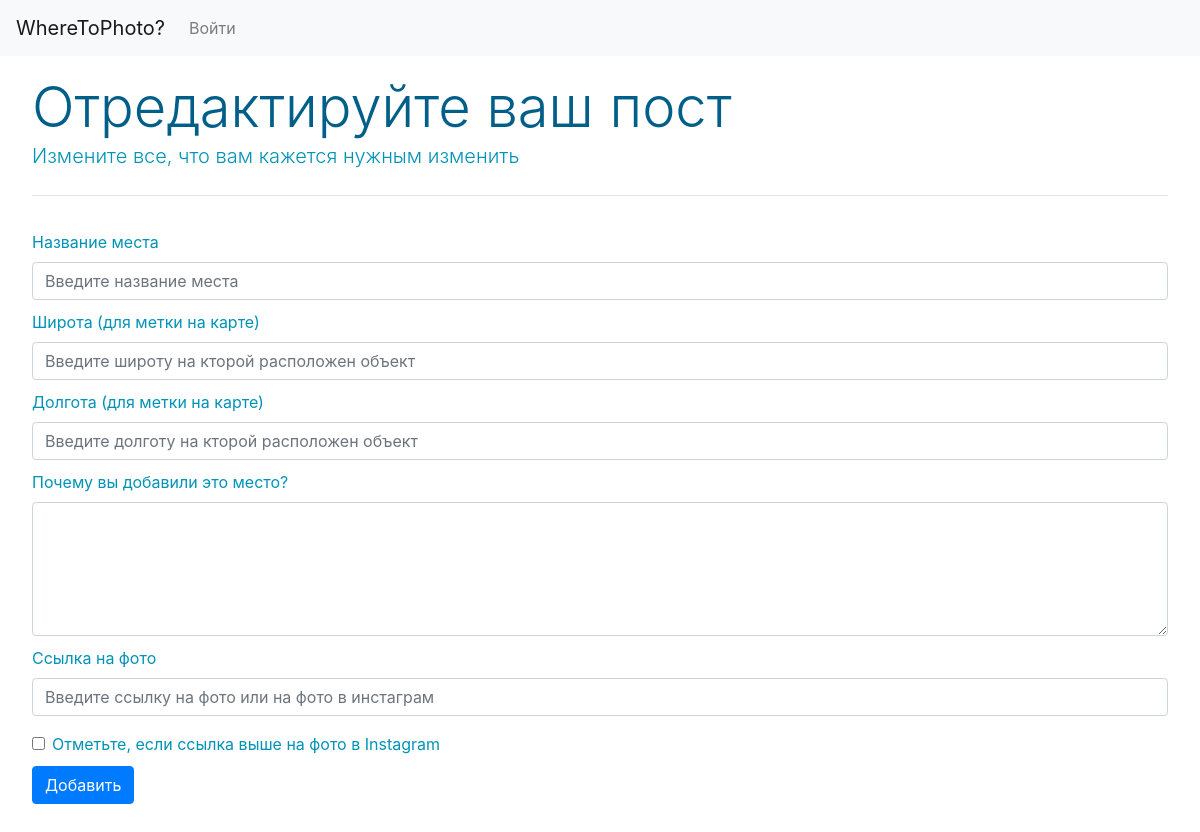
Before: /edit/37.470188755.822591 with the older database file.
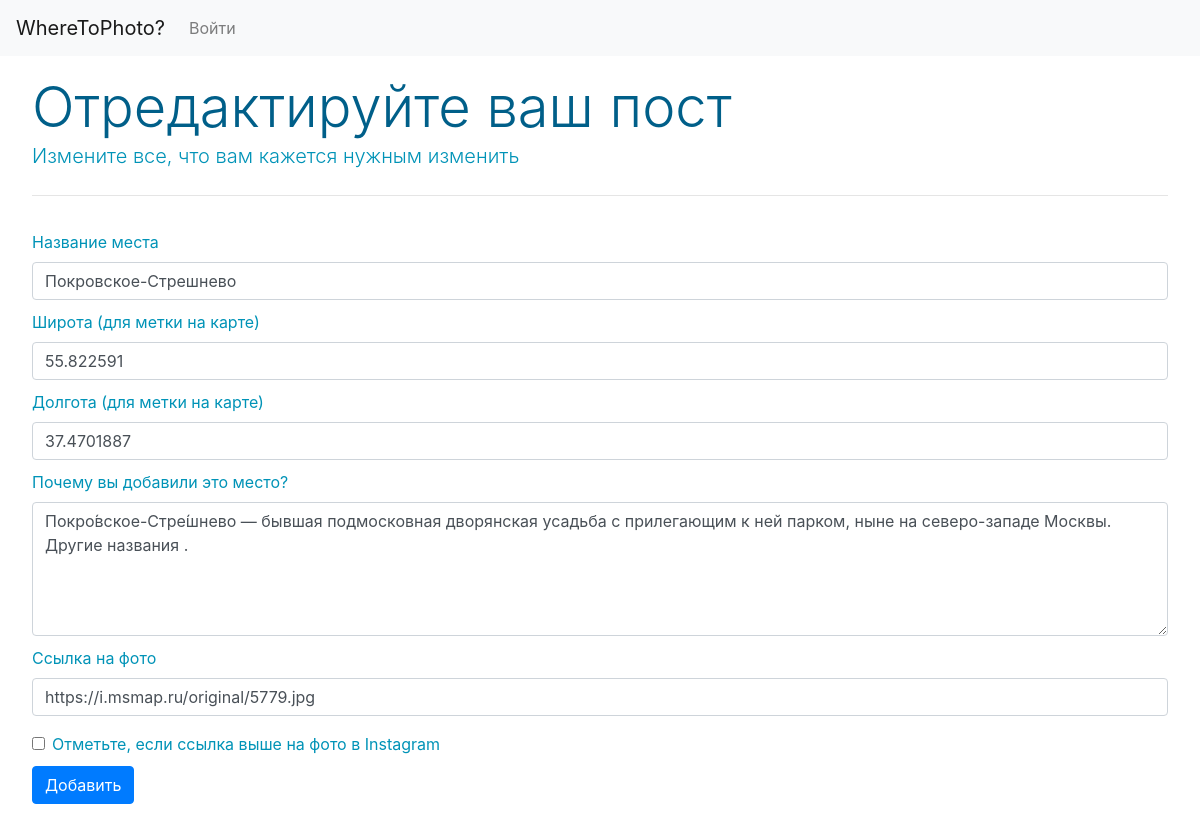
After: the same page with the newer database file.
### db_users.py (models this page shows)
class Article(Base):
    __tablename__='article'
    ID = Column(Integer, primary_key=True,autoincrement=True)
    subject = Column(String(), nullable=False)
    latitude = Column(String(), nullable=False)
    longitude = Column(String(), nullable=False)
    added_by = Column(String(), nullable=False)
    pic_url = Column(String(), nullable=False)
    description  = Column(String(), nullable=False)
    url = Column(String(), nullable=False)
    created_at = Column(Date, default=datetime.datetime.now())
    likes =  Column(Integer, nullable = False)

### app.py (the view, shortened to what this page needs)
@app.route("/edit/<path:url>",methods = ['GET','POST'])
def edit(url):
    t = get_article(url)
    if request.method == "GET":
        return render("edit.html", visibility_ok = "collapse", visibility_danger = "collapse",t = t)

### app.py (called while the page is built)
def render_str(template,**params):
   t = jinja_env.get_template(template)
   return t.render(params)

def render(template, **kw):
   return render_str(template, **kw)

### db_process.py (called while the page is built)
def init_db(db_name = 'sqlite:///users.db'):
	engine = create_engine(db_name,connect_args={'check_same_thread': False})
	Base.metadata.bind = engine
	DBSession = sessionmaker(bind=engine, autoflush = True)
	session = DBSession()
	return session

def get_article(url):
	session = init_db()
	art = session.query(Article.subject, Article.latitude,
		Article.longitude, Article.added_by, Article.pic_url,
		Article.description,Article.created_at).filter(Article.url == url).order_by(Article.ID)
	return art.one_or_none()

### templates/edit.html (shortened to what this page needs)
<!DOCTYPE html>
<html>
<head>
	{% include "cssjs.html"%}
</head>
<body>
{% include "navbar.html" %}
<div class="jumbotron">
  <h1 class="display-4">Отредактируйте ваш пост</h1>
  <p class="lead" >Измените все, что вам кажется нужным изменить</p>
  <hr class="my-4">
  <form method="POST">
  	<div class="form-group">
    <label for="subject">Название места</label>
    <input class="form-control" type="text" placeholder="Введите название места" id="login" name="subject" value="{{t[0]}}" >
    <label for="latitude">Широта (для метки на карте)</label>
    <input class="form-control" type="text" placeholder="Введите широту на кторой расположен объект" id="login" name="latitude" value="{{t[1]}}">
    <label for="longitude">Долгота (для метки на карте)</label>
    <input class="form-control" type="text" placeholder="Введите долготу на кторой расположен объект" id="login" name="longitude" value="{{t[2]}}">
    <label for="details">Почему вы добавили это место?</label>
    <textarea class="form-control" id="exampleFormControlTextarea1" rows="5" name="details">{{t[5]}}</textarea>
    <label for="longitude">Ссылка на фото</label>
    <input class="form-control" type="text" placeholder="Введите ссылку на фото или на фото в инстаграм" id="login" name="pic_url" value="{{t[4]}}">
  </div>
  <div class="form-check">
    <input class="form-check-input" type="checkbox" id="instaCheck" name="instaCheck">
    <label class="form-check-label" for="instaCheck">
    Отметьте, если ссылка выше на фото в Instagram
    </label>
  </div>
  <button type="submit" class="btn btn-primary" >Добавить</button>
</form>
</div>
</body>
</html>

### templates/cssjs.html (shortened to what this page needs)
<link rel="stylesheet" href="https://maxcdn.bootstrapcdn.com/bootstrap/4.0.0/css/bootstrap.min.css">

### templates/navbar.html (shortened to what this page needs)
{% block content %}
<nav class="navbar fixed-top navbar-expand-lg navbar-light bg-light">
  <a class="navbar-brand" href="/">WhereToPhoto?</a>
  <div class="collapse navbar-collapse" id="navbarNavDropdown">
    <ul class="navbar-nav">
      {% if visibility == "visible" %}
      <li class="nav-item">
        <form method="post">
        <button type="submit" class="btn btn-outline-light" style="padding:0px;" name="logout"><a class="nav-link" role="button" >Выйти</a></button>
      </form>
      </li>
      <li class="nav-item">
        <button type="button" class="btn btn-outline-light" style="padding:0px;"><a class="nav-link" href="/addnew">Добавить место</a></button>
      </li>
      {% else %}
      <li class="nav-item ">
        <a class="nav-link" href="#exampleModal" data-toggle="modal" data-target="#exampleModal">Войти <span class="sr-only">(current)</span></a>
      </li>
      {% endif %}
    </ul>
  </div>
</nav>
{% endblock %}

### templates/cssjs.html (style rules this page uses)
.jumbotron { background-color: #ffff; padding-left: auto; padding-right: auto; overflow: auto; min-width: 326px; margin-top:10px; //margin-right: 5%; border-radius: 10px; }
.display-4 { word-wrap: break-word; height: auto; margin: auto; margin-top: 0px; }
a:link { text-decoration: none; }

### templates/edit.html (style rules this page uses)
h1 { color:#005f89; }
.lead { color:#0093b7; }
.jumbotron { background-color:#fff; }
label { color:#0093b7; margin-top: 10px; }
.form-check-label { margin-top: 0; margin-bottom: 10px; }

Changed rows visible on the page:
added Article: subject "Покровское-Стрешнево", latitude "55.822591", longitude "37.4701887", details "Покро́вское-Стре́шнево — бывшая подмосковная дворянская усадьба с прилегающим к ней парком, ныне на северо-западе Москвы. Другие названия .", pic_url "https://i.msmap.ru/original/5779.jpg"
